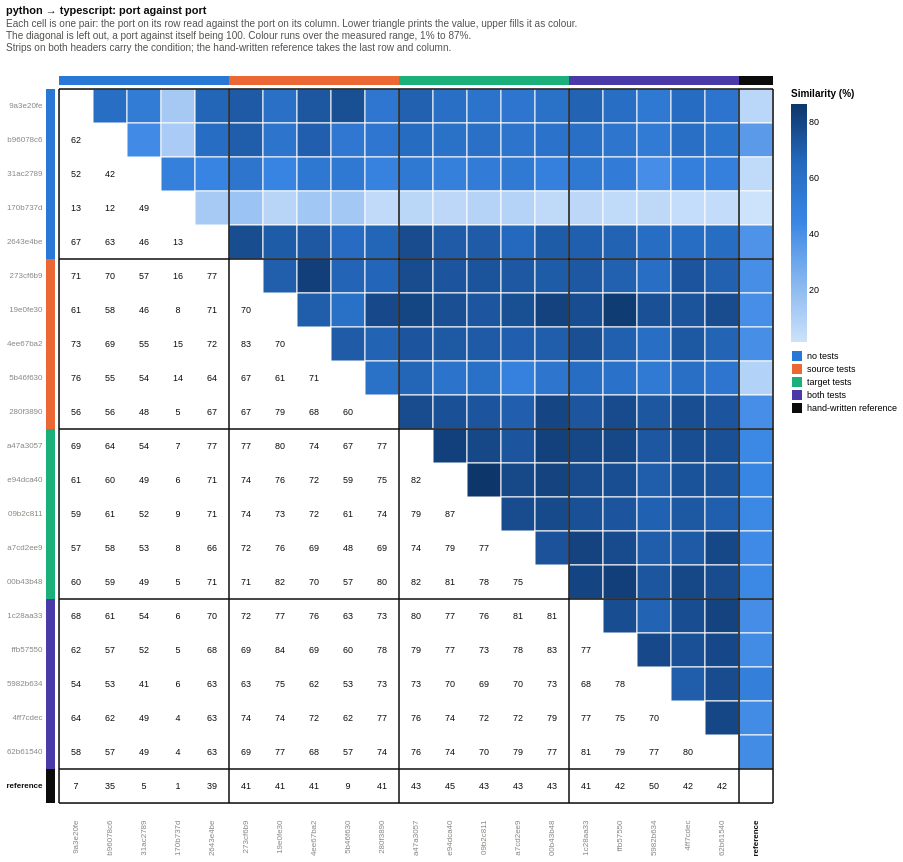

The Vega-Lite source for this figure:
### Vega-Lite specification from a JSON file in a GitHub repository (floating-point values rounded to 4 significant figures; data arrays with more than 128 entries replaced by an {"elided": "..."} marker saying what was removed)
{"config": {"view": {"continuousWidth": 300, "continuousHeight": 300}}, "layer": [{"data": {"name": "data-bd8a0131a43da7e3722c80ef86e6d04a"}, "mark": {"type": "rect", "stroke": "#fcfcfb", "strokeWidth": 1}, "encoding": {"color": {"field": "similarity_pct", "legend": {"gradientLength": 238.0, "labelFontSize": 9, "titleFontSize": 10}, "scale": {"domain": [1.193, 86.63], "range": ["#cde2fb", "#86b6ef", "#3987e5", "#256abf", "#0d366b"]}, "title": "Similarity (%)", "type": "quantitative"}, "x": {"axis": {"domain": false, "labelAngle": -90, "labelColor": {"expr": "datum.label === 'reference' ? '#0b0b0b' : '#898781'"}, "labelFontSize": 8, "labelFontWeight": {"expr": "datum.label === 'reference' ? 'bold' : 'normal'"}, "labelPadding": 17, "ticks": false}, "field": "port_a", "scale": {"domain": ["9a3e20fe", "b96078c6", "31ac2789", "170b737d", "2643e4be", "273cf6b9", "19e0fe30", "4ee67ba2", "5b46f630", "280f3890", "a47a3057", "e94dca40", "09b2c811", "a7cd2ee9", "00b43b48", "1c28aa33", "ffb57550", "5982b634", "4ff7cdec", "62b61540", "reference"]}, "title": null, "type": "nominal"}, "y": {"axis": {"domain": false, "labelColor": {"expr": "datum.label === 'reference' ? '#0b0b0b' : '#898781'"}, "labelFontSize": 8, "labelFontWeight": {"expr": "datum.label === 'reference' ? 'bold' : 'normal'"}, "labelPadding": 17, "ticks": false}, "field": "port_b", "scale": {"domain": ["9a3e20fe", "b96078c6", "31ac2789", "170b737d", "2643e4be", "273cf6b9", "19e0fe30", "4ee67ba2", "5b46f630", "280f3890", "a47a3057", "e94dca40", "09b2c811", "a7cd2ee9", "00b43b48", "1c28aa33", "ffb57550", "5982b634", "4ff7cdec", "62b61540", "reference"]}, "title": null, "type": "nominal"}}}, {"data": {"name": "data-516ed2aa76954a3dba4a2eeebdef0730"}, "mark": {"type": "text", "color": "#0b0b0b", "fontSize": 9}, "encoding": {"text": {"field": "similarity_pct", "format": ".0f", "type": "quantitative"}, "x": {"axis": {"domain": false, "labelAngle": -90, "labelColor": {"expr": "datum.label === 'reference' ? '#0b0b0b' : '#898781'"}, "labelFontSize": 8, "labelFontWeight": {"expr": "datum.label === 'reference' ? 'bold' : 'normal'"}, "labelPadding": 17, "ticks": false}, "field": "port_a", "scale": {"domain": ["9a3e20fe", "b96078c6", "31ac2789", "170b737d", "2643e4be", "273cf6b9", "19e0fe30", "4ee67ba2", "5b46f630", "280f3890", "a47a3057", "e94dca40", "09b2c811", "a7cd2ee9", "00b43b48", "1c28aa33", "ffb57550", "5982b634", "4ff7cdec", "62b61540", "reference"]}, "title": null, "type": "nominal"}, "y": {"axis": {"domain": false, "labelColor": {"expr": "datum.label === 'reference' ? '#0b0b0b' : '#898781'"}, "labelFontSize": 8, "labelFontWeight": {"expr": "datum.label === 'reference' ? 'bold' : 'normal'"}, "labelPadding": 17, "ticks": false}, "field": "port_b", "scale": {"domain": ["9a3e20fe", "b96078c6", "31ac2789", "170b737d", "2643e4be", "273cf6b9", "19e0fe30", "4ee67ba2", "5b46f630", "280f3890", "a47a3057", "e94dca40", "09b2c811", "a7cd2ee9", "00b43b48", "1c28aa33", "ffb57550", "5982b634", "4ff7cdec", "62b61540", "reference"]}, "title": null, "type": "nominal"}}}, {"data": {"name": "data-80e9705920940fc8226eaa408719c2f2"}, "mark": {"type": "rect"}, "encoding": {"color": {"field": "condition", "legend": {"labelFontSize": 9, "symbolType": "square", "title": null}, "scale": {"domain": ["no tests", "source tests", "target tests", "both tests", "hand-written reference"], "range": ["#2a78d6", "#eb6834", "#1baf7a", "#4a3aa7", "#0b0b0b"]}, "type": "nominal"}, "x": {"axis": {"domain": false, "labelAngle": -90, "labelColor": {"expr": "datum.label === 'reference' ? '#0b0b0b' : '#898781'"}, "labelFontSize": 8, "labelFontWeight": {"expr": "datum.label === 'reference' ? 'bold' : 'normal'"}, "labelPadding": 17, "ticks": false}, "field": "port", "scale": {"domain": ["9a3e20fe", "b96078c6", "31ac2789", "170b737d", "2643e4be", "273cf6b9", "19e0fe30", "4ee67ba2", "5b46f630", "280f3890", "a47a3057", "e94dca40", "09b2c811", "a7cd2ee9", "00b43b48", "1c28aa33", "ffb57550", "5982b634", "4ff7cdec", "62b61540", "reference"]}, "title": null, "type": "nominal"}, "y": {"value": -13}, "y2": {"value": -4}}}, {"data": {"name": "data-80e9705920940fc8226eaa408719c2f2"}, "mark": {"type": "rect"}, "encoding": {"color": {"field": "condition", "legend": null, "scale": {"domain": ["no tests", "source tests", "target tests", "both tests", "hand-written reference"], "range": ["#2a78d6", "#eb6834", "#1baf7a", "#4a3aa7", "#0b0b0b"]}, "type": "nominal"}, "x": {"value": -13}, "x2": {"value": -4}, "y": {"axis": {"domain": false, "labelColor": {"expr": "datum.label === 'reference' ? '#0b0b0b' : '#898781'"}, "labelFontSize": 8, "labelFontWeight": {"expr": "datum.label === 'reference' ? 'bold' : 'normal'"}, "labelPadding": 17, "ticks": false}, "field": "port", "scale": {"domain": ["9a3e20fe", "b96078c6", "31ac2789", "170b737d", "2643e4be", "273cf6b9", "19e0fe30", "4ee67ba2", "5b46f630", "280f3890", "a47a3057", "e94dca40", "09b2c811", "a7cd2ee9", "00b43b48", "1c28aa33", "ffb57550", "5982b634", "4ff7cdec", "62b61540", "reference"]}, "title": null, "type": "nominal"}}}, {"data": {"name": "data-a9616c095af32e1625eecf4660b4159d"}, "mark": {"type": "rule", "color": "#0b0b0b", "opacity": 0.75, "strokeWidth": 2}, "encoding": {"x": {"bandPosition": 0, "field": "port", "scale": {"domain": ["9a3e20fe", "b96078c6", "31ac2789", "170b737d", "2643e4be", "273cf6b9", "19e0fe30", "4ee67ba2", "5b46f630", "280f3890", "a47a3057", "e94dca40", "09b2c811", "a7cd2ee9", "00b43b48", "1c28aa33", "ffb57550", "5982b634", "4ff7cdec", "62b61540", "reference"]}, "type": "nominal"}}}, {"data": {"name": "data-a9616c095af32e1625eecf4660b4159d"}, "mark": {"type": "rule", "color": "#0b0b0b", "opacity": 0.75, "strokeWidth": 2}, "encoding": {"y": {"bandPosition": 0, "field": "port", "scale": {"domain": ["9a3e20fe", "b96078c6", "31ac2789", "170b737d", "2643e4be", "273cf6b9", "19e0fe30", "4ee67ba2", "5b46f630", "280f3890", "a47a3057", "e94dca40", "09b2c811", "a7cd2ee9", "00b43b48", "1c28aa33", "ffb57550", "5982b634", "4ff7cdec", "62b61540", "reference"]}, "type": "nominal"}}}, {"data": {"name": "data-2b5ad9b3760490cb36c3eba26de58bd7"}, "mark": {"type": "rule", "color": "#0b0b0b", "opacity": 0.75, "strokeWidth": 2}, "encoding": {"x": {"bandPosition": 1, "field": "port", "scale": {"domain": ["9a3e20fe", "b96078c6", "31ac2789", "170b737d", "2643e4be", "273cf6b9", "19e0fe30", "4ee67ba2", "5b46f630", "280f3890", "a47a3057", "e94dca40", "09b2c811", "a7cd2ee9", "00b43b48", "1c28aa33", "ffb57550", "5982b634", "4ff7cdec", "62b61540", "reference"]}, "type": "nominal"}}}, {"data": {"name": "data-2b5ad9b3760490cb36c3eba26de58bd7"}, "mark": {"type": "rule", "color": "#0b0b0b", "opacity": 0.75, "strokeWidth": 2}, "encoding": {"y": {"bandPosition": 1, "field": "port", "scale": {"domain": ["9a3e20fe", "b96078c6", "31ac2789", "170b737d", "2643e4be", "273cf6b9", "19e0fe30", "4ee67ba2", "5b46f630", "280f3890", "a47a3057", "e94dca40", "09b2c811", "a7cd2ee9", "00b43b48", "1c28aa33", "ffb57550", "5982b634", "4ff7cdec", "62b61540", "reference"]}, "type": "nominal"}}}], "height": 714, "resolve": {"scale": {"color": "independent"}}, "title": {"text": "python → typescript: port against port", "anchor": "start", "color": "#0b0b0b", "fontSize": 11, "offset": 23, "subtitle": ["Each cell is one pair: the port on its row read against the port on its column. Lower triangle prints the value, upper fills it as colour.", "The diagonal is left out, a port against itself being 100. Colour runs over the measured range, 1% to 87%.", "Strips on both headers carry the condition; the hand-written reference takes the last row and column."], "subtitleColor": "#52514e", "subtitleFontSize": 10}, "width": 714, "$schema": "https://vega.github.io/schema/vega-lite/v6.4.1.json", "datasets": {"data-bd8a0131a43da7e3722c80ef86e6d04a": {"elided": "210 records"}, "data-516ed2aa76954a3dba4a2eeebdef0730": {"elided": "210 records"}, "data-80e9705920940fc8226eaa408719c2f2": [{"port": "9a3e20fe", "condition": "no tests"}, {"port": "b96078c6", "condition": "no tests"}, {"port": "31ac2789", "condition": "no tests"}, {"port": "170b737d", "condition": "no tests"}, {"port": "2643e4be", "condition": "no tests"}, {"port": "273cf6b9", "condition": "source tests"}, {"port": "19e0fe30", "condition": "source tests"}, {"port": "4ee67ba2", "condition": "source tests"}, {"port": "5b46f630", "condition": "source tests"}, {"port": "280f3890", "condition": "source tests"}, {"port": "a47a3057", "condition": "target tests"}, {"port": "e94dca40", "condition": "target tests"}, {"port": "09b2c811", "condition": "target tests"}, {"port": "a7cd2ee9", "condition": "target tests"}, {"port": "00b43b48", "condition": "target tests"}, {"port": "1c28aa33", "condition": "both tests"}, {"port": "ffb57550", "condition": "both tests"}, {"port": "5982b634", "condition": "both tests"}, {"port": "4ff7cdec", "condition": "both tests"}, {"port": "62b61540", "condition": "both tests"}, {"port": "reference", "condition": "hand-written reference"}], "data-a9616c095af32e1625eecf4660b4159d": [{"port": "9a3e20fe", "condition": "no tests"}, {"port": "273cf6b9", "condition": "source tests"}, {"port": "a47a3057", "condition": "target tests"}, {"port": "1c28aa33", "condition": "both tests"}, {"port": "reference", "condition": "hand-written reference"}], "data-2b5ad9b3760490cb36c3eba26de58bd7": [{"port": "reference"}]}}
